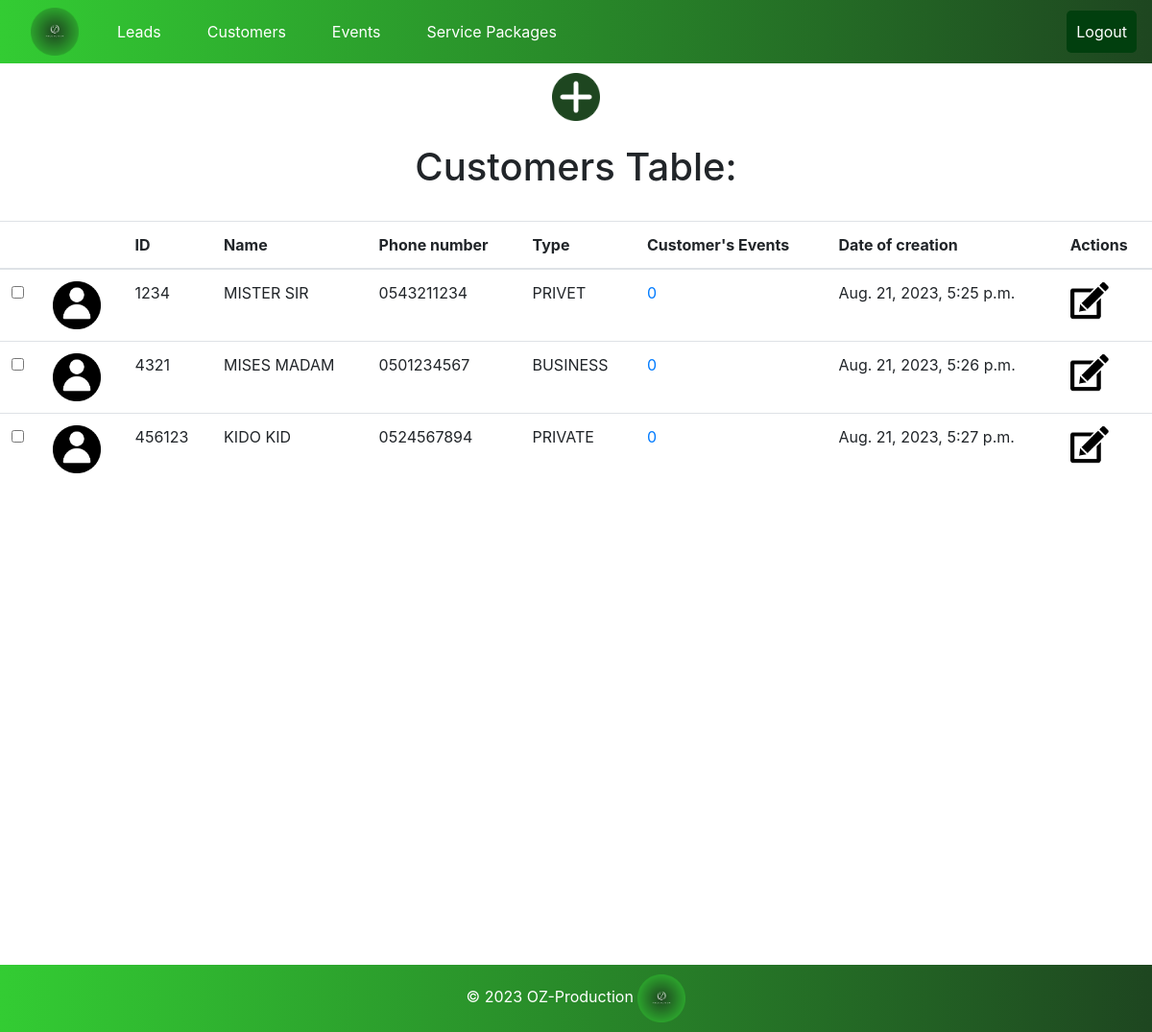
Before: /customers/ with the older database file.
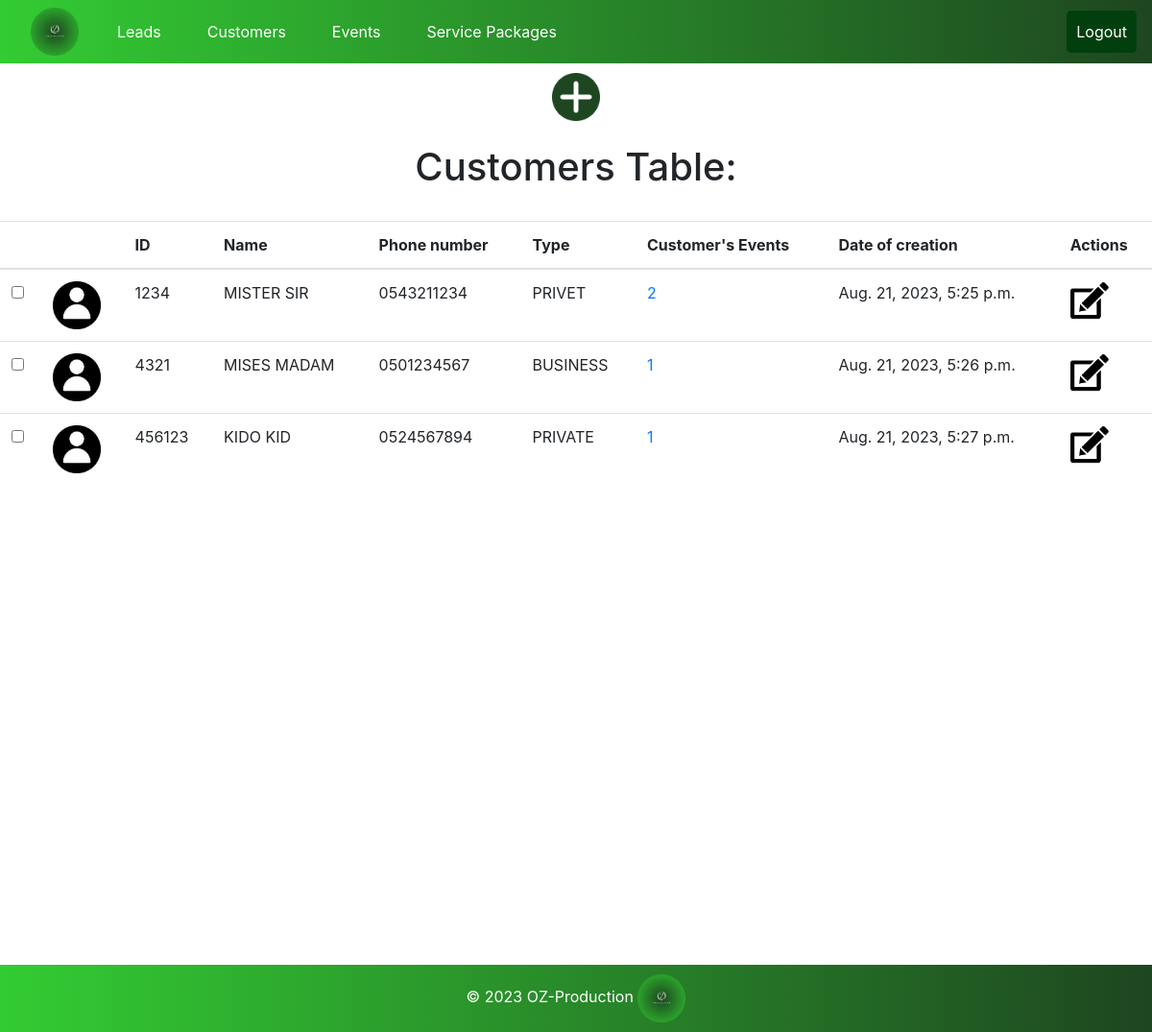
After: the same page with the newer database file.
### oz_pro/models.py (models this page shows, shortened)
class Customer(models.Model):
    image = models.ImageField(upload_to='static/pics', default = 'static/pics/Picture7.png')
    ID = models.PositiveIntegerField(primary_key=True, unique=True)
    name = models.CharField(max_length=255)
    phone_number = models.CharField(max_length=15)
    customer_type = models.CharField(max_length=50)
    events_count = models.PositiveIntegerField(default=0)
    date_of_creation = models.DateTimeField(auto_now_add=True)

### oz_pro/views.py (the view)
# urls.py: path('customers/', views.customers_page, name='all_customers'),
def customers_page(request):
    print("********* Customer page functio n*********")
    all_customers = Customer.objects.all()
    context = {
        'customers': all_customers
    }
    return render(request, 'customers.html', context)

### oz_pro/templates/customers.html (shortened to what this page needs)
<!DOCTYPE html>
<html lang="en">
<head>
</head>
<body>
    {% extends 'base.html' %}
    {% block add_button %}
    {% load static %}
        <div class="image-container">
            <a data-bs-toggle="tooltip" title="Click to ADD-CUSTOMER">
                <img src="{% static 'pics/ADD.png' %}" alt="addCustomer" class="small-image-rotate" style="cursor:pointer" data-bs-toggle="modal" data-bs-target="#addCustomerModal">
            </a>
        </div>
    {% endblock %}
    {% block content %}
    {% load static %}
        <br>
            <div class="table-header">
                <h1>Customers Table:</h1>
            </div>
        <br>
        <table class="table table-hover">
            <thead>
                <tr>
                    <th></th>
                    <th></th>
                    <th>ID</th>
                    <th>Name</th>
                    <th>Phone number</th>
                    <th>Type</th>
                    <th>Customer's Events</th>
                    <th>Date of creation</th>
                    <th>Actions</th>
                </tr>
            </thead>
            <tbody>
                {% for customer in customers %}
                    <tr id="customer_{{ customer.ID }}">
                        <td><input type="checkbox" onchange="toggleHighlight(this, {{ customer.ID }})" title="Highlight"></td>
                        <td><img src="{{ customer.image.url }}"  alt="Customer image" class="small-image" /></td>
                        <td>{{ customer.ID }}</td>
                        <td>{{ customer.name }}</td>
                        <td>{{ customer.phone_number }}</td>
                        <td>{{ customer.customer_type }}</td>
                        <td><a title="DISPLAY-CUSTOMER'S-EVENTS"href="{% url 'events_by_customer' customer.ID %}">{{ customer.events_count }}</a></td>
                        <td>{{ customer.date_of_creation }}</td>
                        <td>
                            <a data-bs-toggle="tooltip" title="Click to UPDATE-CUSTOMER">
                                <img src="{% static 'pics/edit.png' %}" alt="UpdateCustomerPic" class="smaller-image" style="cursor:pointer" data-bs-toggle="modal" data-bs-target="#updateCustomerModal_{{ customer.ID }}">
                            </a>
                        </td>
                    </tr>
                {% endfor %}
            </tbody>
        </table>
    {% endblock %}

Changed rows visible on the page:
changed Customer "MISTER SIR": events_count "0" → "2"
changed Customer "MISES MADAM": events_count "0" → "1"
changed Customer "KIDO KID": events_count "0" → "1"
